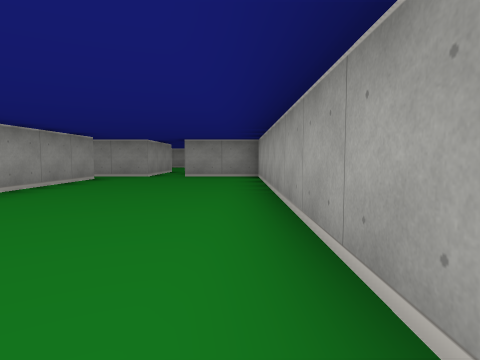
view 1 (above)

24 first-person views from a walk through a cub3D maze. The camera is about half as high as the walls, tilts 4° down and sees 75° across. The floor is counted in squares. Each view is taken from the middle of a square. On the plan, view 1 faces up. The plan holds only what a view shows up to about 9 squares ahead; the rest is blank.

view 2
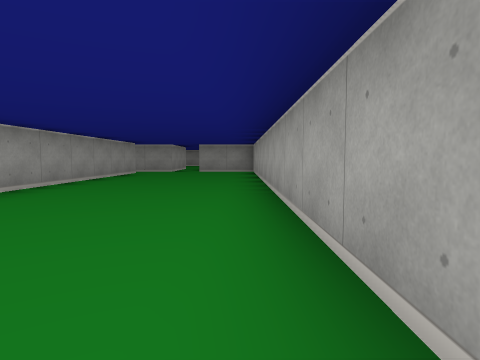

view 3
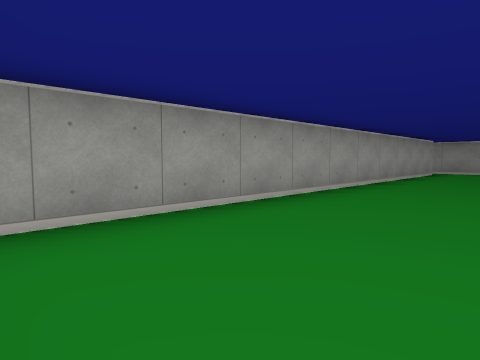

view 4
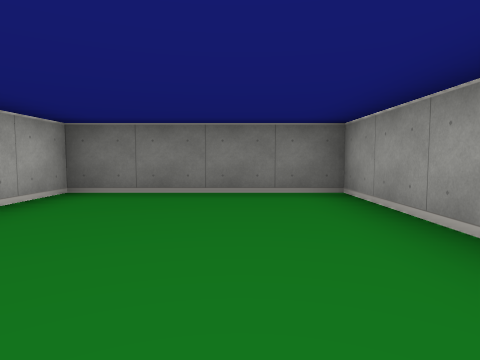

view 5
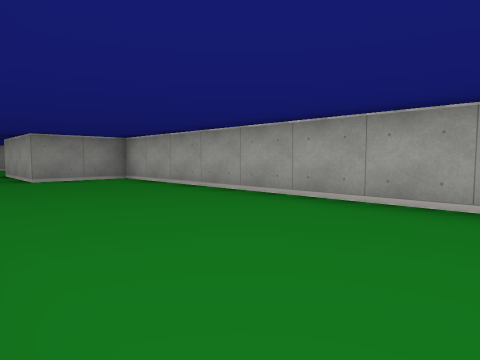

view 6
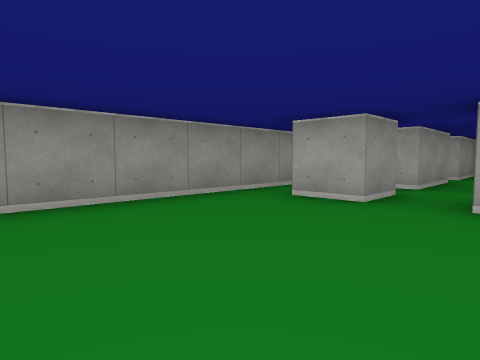

view 7
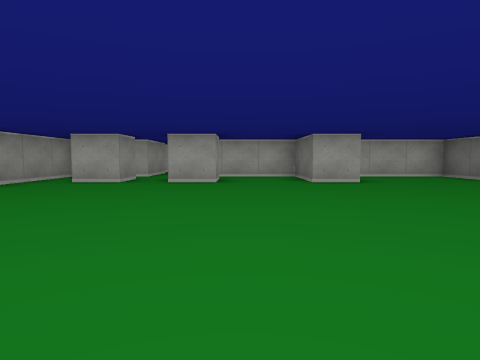

view 8
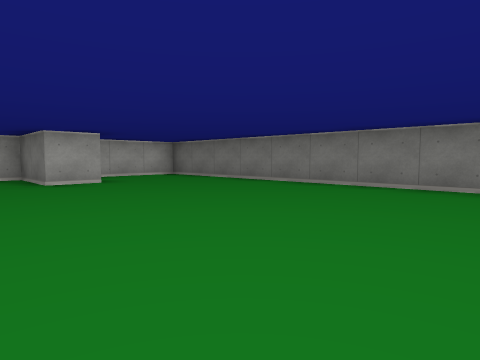

view 9
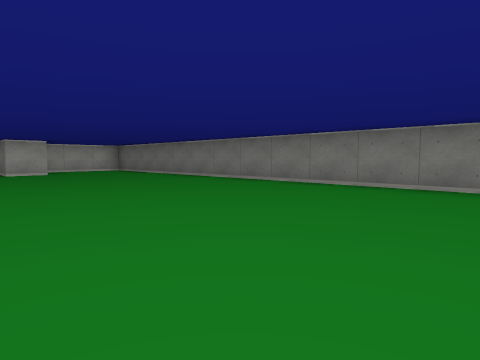

view 10
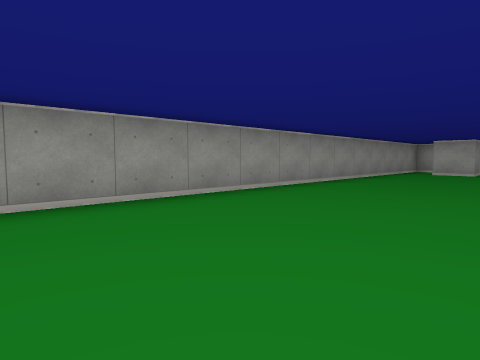

view 11
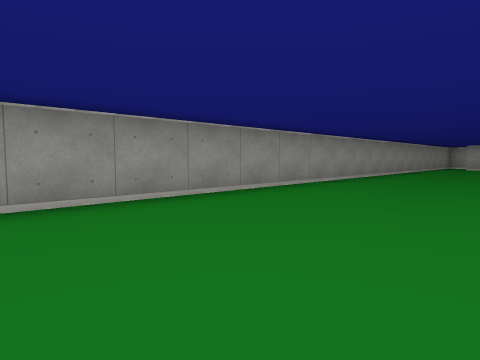

view 12
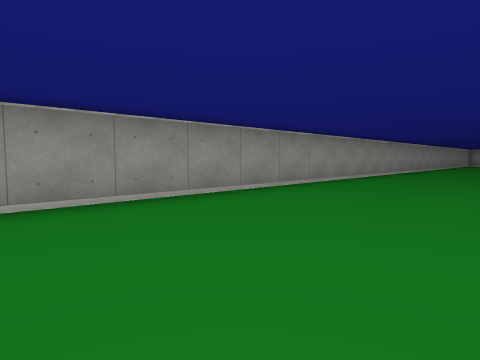

view 13
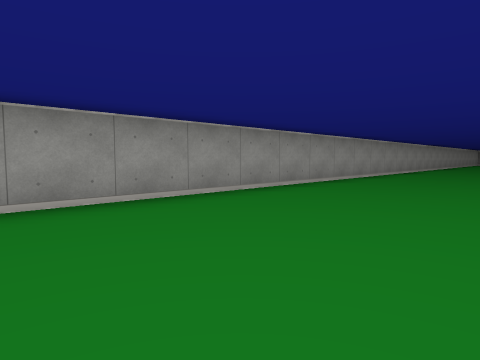

view 14
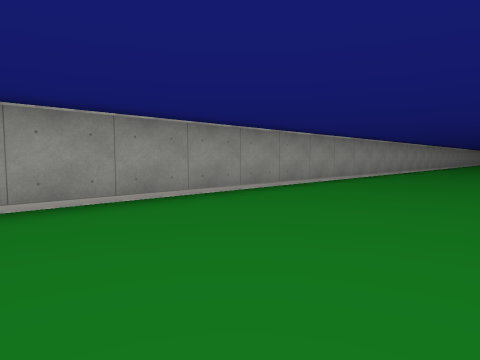

view 15
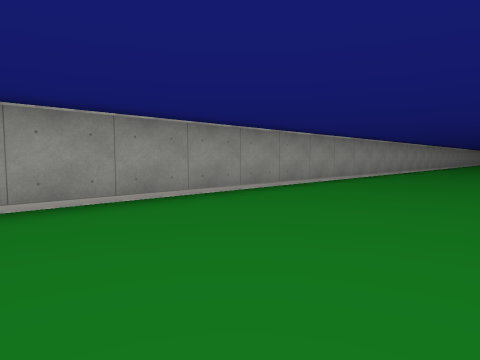

view 16
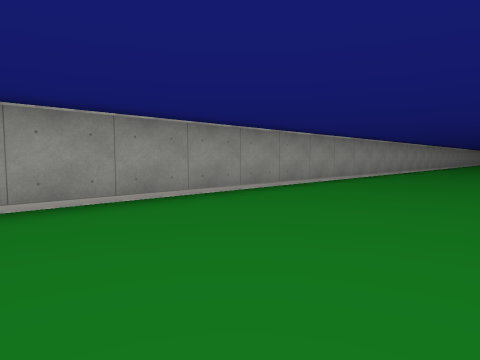

view 17
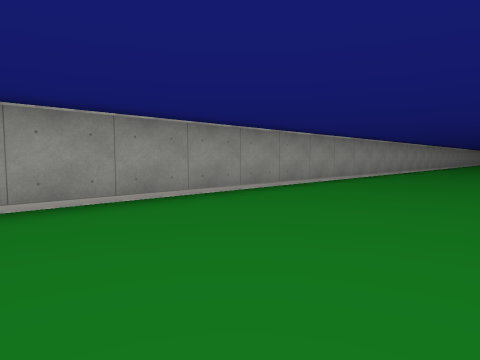

view 18
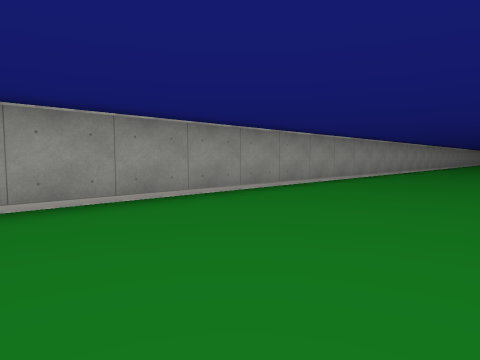

view 19
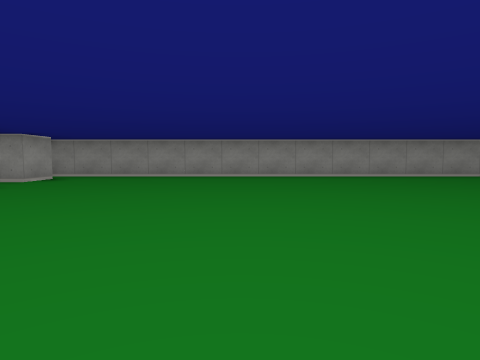

view 20
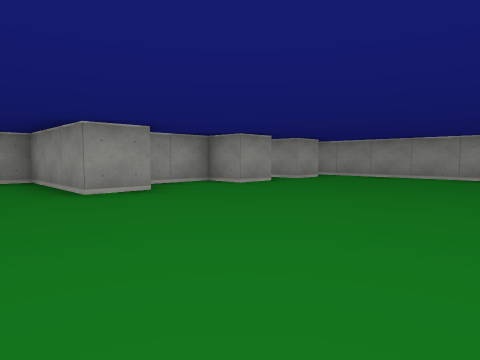

view 21
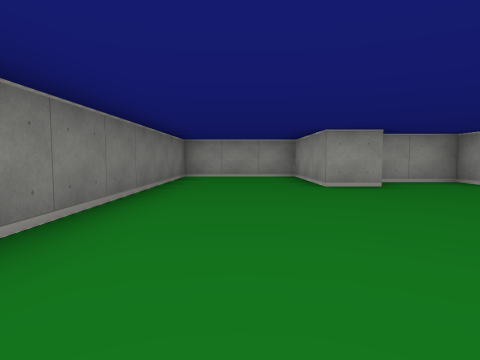

view 22
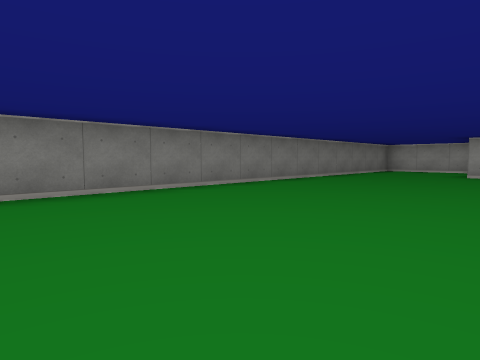

view 23
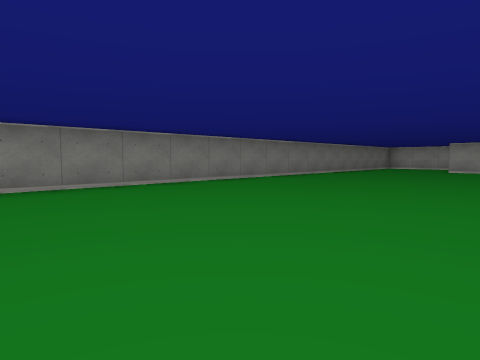

view 24
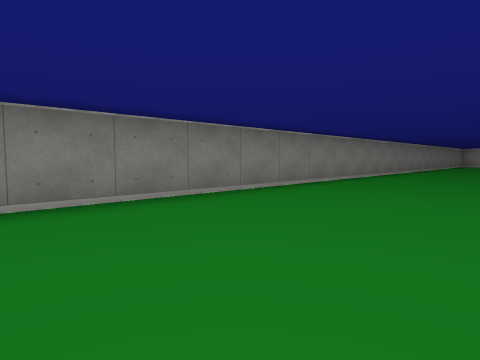

### Floor plan
Points are (right, up) in squares from view 1. A wall is a line through its corners. A room is listed if a view was taken in it or the views show most of it. See-through windows are left out.
Room 1 (views 1, 2, 3, 4, 5)
walls: (-3.5, 7.5) (-3.5, -3.5) (0.5, -3.5) (0.5, 8.5) (-1.5, 8.5); (-2.5, 8.5) (-4.5, 8.5)
ways out: opening at (-4, 8) to room 2; opening at (-2, 8)
Room 2 (views 6, 7, 8, 9, 10, 11, 12, 13, 14, 15, 16, 17, 18, 19, 20, 21, 22, 23, 24)
walls: (-16.4, 0.5) (-4.5, 0.5) (-4.5, 2.8); (-57.5, 4.6) (-57.5, 3.5) (-60.5, 3.5) (-60.5, 0.5) (-40.4, 0.5); (-6.5, 3.4) (-6.5, 4.5) (-4.5, 4.5) (-4.5, 6.6); (-57.5, 7.6) (-57.5, 6.5) (-58.5, 6.5) (-58.5, 4.9); (-57.5, 9.6) (-57.5, 8.5) (-58.4, 8.5); (-5.8, 6.5) (-6.5, 6.5) (-6.5, 7.5); (-5.4, 8.5) (-6.5, 8.5) (-6.5, 9.5); (-4.5, 8.5) (-4.5, 8.9); (-4.6, 10.5) (-58.1, 10.5)
ways out: opening at (-4, 8) to room 1

Positions as (right, up) in squares from view 1, and headings:
1: (0, 0), facing up
2: (0, -3), facing up
3: (-1, -3), facing up-left
4: (-2, 1), facing down
5: (-3, 1), facing up-right
6: (-10, 7), facing up-right
7: (-13, 6), facing right
8: (-13, 6), facing down-right
9: (-17, 6), facing down-right
10: (-17, 7), facing up-right
11: (-22, 7), facing up-right
12: (-27, 7), facing up-right
13: (-30, 7), facing up-right
14: (-33, 7), facing up-right
15: (-38, 7), facing up-right
16: (-43, 7), facing up-right
17: (-48, 7), facing up-right
18: (-52, 7), facing up-right
19: (-53, 2), facing up
20: (-53, 2), facing up-left
21: (-52, 2), facing left
22: (-48, 5), facing down-left
23: (-45, 6), facing down-left
24: (-40, 4), facing down-left
